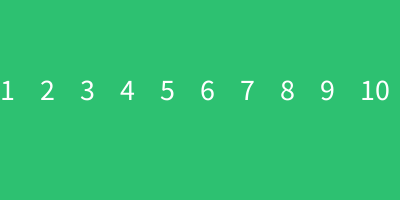
Frame 1 (no input)
Frame 60 (the mouse pressed at the canvas centre just before this capture): identical to frame 1, image omitted
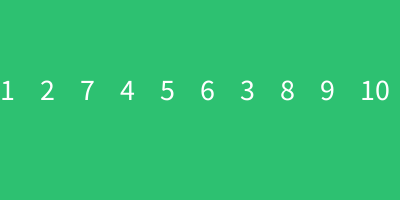
Frame 120 (the mouse held since frame 60 and released just before this capture)

The Processing sketch that drew these frames (run headless with seeded random() and noise(); from frame 60 on, the mouse is pressed at the canvas centre):

// Processing sketch: week14_2
// ── week14_2.pde
int []a={1,2,3,4,5,6,7,8,9,10};
void setup(){
  size(400,200);
  textSize(30);
}
void draw(){
  background(#2DC171);
  for(int i=0; i<10; i++){
    text(a[i],i*40,100);
  }
}
void mousePressed(){
  int i1=(int)random(10);
  int i2=(int)random(10);
  int temp=a[i1]; a[i1]=a[i2]; a[i2]=temp;
}
